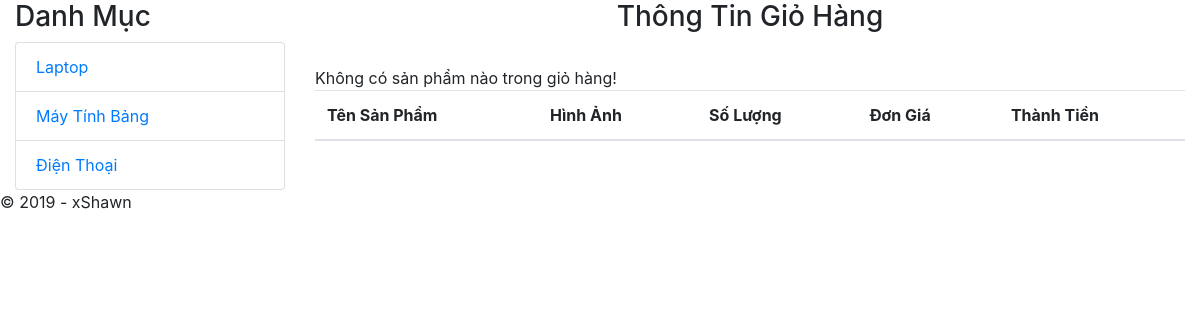
The app's page /shopping_cart.php with its own data.
### tables this page shows
CREATE TABLE `category` (
  `CateID` int(11) NOT NULL,
  `CategoryName` varchar(200) NOT NULL,
  `Descriptiton` varchar(500) NOT NULL
);

### entities/category.class.php (called while the page is built, shortened)
<?php
require_once("config/db.class.php");
class Category {
    public static function list_category(){
        $db = new Db();
        $sql = "SELECT * FROM category";
        $result = $db->select_to_array($sql);
        return $result;
    }
}
?>

### config/db.class.php (called while the page is built, shortened)
<?php
class Db{
    protected static $connection;
    public function connect(){
        if(!isset(self::$connection)){
            $config = parse_ini_file("config.ini");
            self::$connection = new mysqli("localhost", $config["username"], $config["password"], $config["databasename"]);
        }
        return self::$connection;
    }
    public function query_execute($queryString){
        $connection = $this->connect();
        $connection->query("SET NAMES utf8");
        $result = $connection->query($queryString);
        return $result;
    }
    public function select_to_array($queryString){
        $row = array();
        $result = $this->query_execute($queryString);
        while($item = $result -> fetch_assoc()){
            $row[] = $item;
        }
        return $row;
    }
}
?>

### shopping_cart.php (the view, shortened to what this page needs)
<?php include_once('header.php'); ?>
<?php
require_once("Entities/category.class.php");
$cates = Category::list_category();
?>
<div class=""container text-center>
    <div class="col-sm-12">
        <div class="row">
            <div class="col-sm-3">
                <h3>Danh Mục</h3>
                <ul class="list-group">
                    <?php
                    foreach($cates as $item){
                        echo "<li class='list-group-item'><a href=/lab5/list_product.php?cateid=".$item["CateID"].">".$item["CategoryName"]."</a></li>";
                    }?>
                </ul>
            </div>
            <div class="col-sm-9">
                <h3 style="text-align: center">Thông Tin Giỏ Hàng</h3><br>
                <table class="table table-condensed">
                    <thead>
                        <tr>
                            <th>Tên Sản Phẩm</th>
                            <th>Hình Ảnh</th>
                            <th>Số Lượng</th>
                            <th>Đơn Giá</th>
                            <th>Thành Tiền</th>
                        </tr>
                    </thead>
                </table>
            </div>
        </div>
    </div>
</div>
<?php include_once('footer.php'); ?>

### records on screen
category: CategoryName "Laptop"
category: CategoryName "Máy Tính Bảng"
category: CategoryName "Điện Thoại"
